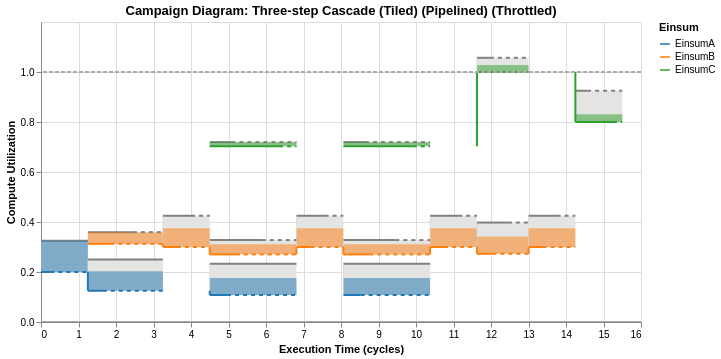
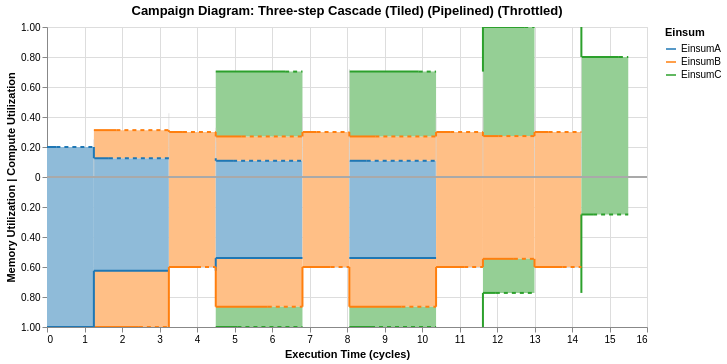

Notebook code for these charts, in order:
### Code cell
throttled_cascade = tiled_cascade.pipeline(3).throttle()

campaign_diagram = CampaignDiagram(throttled_cascade)
campaign_diagram.draw().interactive().show()
campaign_diagram.draw(dual_mode=True).interactive()
